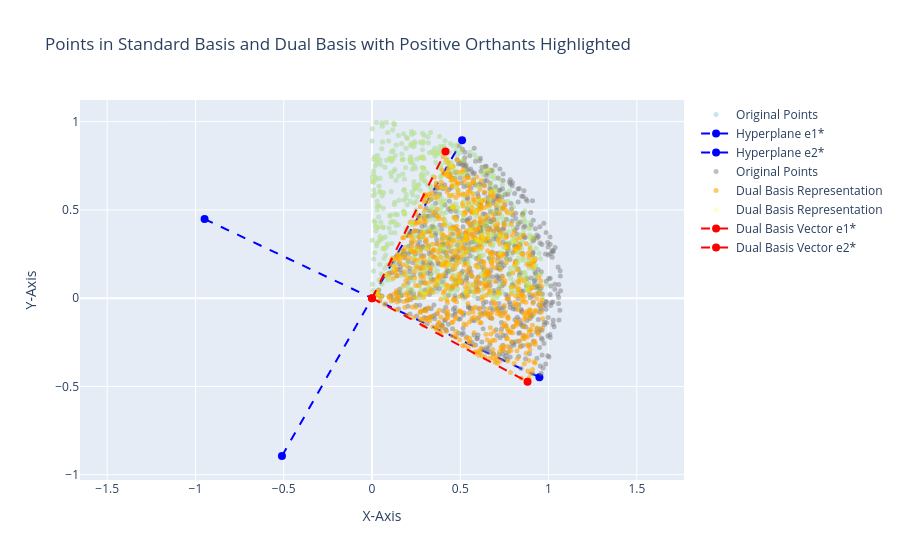

Notebook code for this chart:
### Code cell
# Define figure
fig = go.Figure()
fig.update_layout(
    title="Points in Standard Basis and Dual Basis with Positive Orthants Highlighted",
    xaxis=dict(scaleanchor="y", title="X-Axis"),
    yaxis=dict(title="Y-Axis"),
    showlegend=True,
)


# Plot Original Points
positive_original_points = original_points[:, (original_points[0] > 0) & (original_points[1] > 0)]
fig.add_trace(
    go.Scatter(
        x=positive_original_points[0],
        y=positive_original_points[1],
        mode="markers",
        marker=dict(size=5, color="skyblue", opacity=0.5),
        name="Original Points",
    )
)
# Plot hyperplanes
for i, label in enumerate(["e1*", "e2*"]):
    # Extract the dual basis vector
    hyperplane = transformation_matrix[:, i]

    # Compute the starting and ending points
    start_point = -hyperplane  # Starting at x_0
    end_point = hyperplane  # Offset by the dual basis vector

    # Plot the vector
    fig.add_trace(
        go.Scatter(
            x=[start_point[0], end_point[0]],
            y=[start_point[1], end_point[1]],
            mode="lines+markers",
            marker=dict(size=8, color="blue"),
            line=dict(width=2, dash="dash", color="blue"),
            name=f"Hyperplane {label}",
        )
    )
# Plot transformed Points
positive_transformed_points = transformed_points[
    :, (original_points[0] > 0) & (original_points[1] > 0)
]
fig.add_trace(
    go.Scatter(
        x=positive_transformed_points[0],
        y=positive_transformed_points[1],
        mode="markers",
        marker=dict(size=5, color="grey", opacity=0.5),
        name="Original Points",
    )
)

dual_representation = np.dot(dual_basis_vectors, original_points) + x_0
positive_dual_representation = dual_representation[
    :, (original_points[0] > 0) & (original_points[1] > 0)
]
fig.add_trace(
    go.Scatter(
        x=positive_dual_representation[0, :],
        y=positive_dual_representation[1, :],
        mode="markers",
        marker=dict(size=5, color="orange", opacity=0.6),
        name="Dual Basis Representation",
    )
)


dual_representation = np.dot(dual_basis_vectors, transformed_points) + x_0
positive_dual_representation = dual_representation[
    :, (original_points[0] > 0) & (original_points[1] > 0)
]
fig.add_trace(
    go.Scatter(
        x=positive_dual_representation[0, :],
        y=positive_dual_representation[1, :],
        mode="markers",
        marker=dict(size=5, color="yellow", opacity=0.2),
        name="Dual Basis Representation",
    )
)


# Plot Dual Basis Vectors offset by x_0
for i, label in enumerate(["e1*", "e2*"]):
    # Extract the dual basis vector
    dual_vector = dual_basis_vectors[:, i]

    # Compute the starting and ending points
    start_point = x_0.flatten()  # Starting at x_0
    end_point = start_point + dual_vector  # Offset by the dual basis vector

    # Plot the vector
    fig.add_trace(
        go.Scatter(
            x=[start_point[0], end_point[0]],
            y=[start_point[1], end_point[1]],
            mode="lines+markers",
            marker=dict(size=8, color="red"),
            line=dict(width=2, dash="dash", color="red"),
            name=f"Dual Basis Vector {label}",
        )
    )

fig.show()

### Figure 1 — Plotly figure (JSON) as saved in the notebook; plotly's stock layout.template omitted (floating-point values rounded to 4 significant figures; data arrays with more than 128 entries replaced by an {"elided": "..."} marker saying what was removed)
{"data": [{"marker": {"color": "skyblue", "opacity": 0.5, "size": 5}, "mode": "markers", "name": "Original Points", "type": "scatter", "x": {"elided": "734 float values"}, "y": {"elided": "734 float values"}}, {"line": {"color": "blue", "dash": "dash", "width": 2}, "marker": {"color": "blue", "size": 8}, "mode": "lines+markers", "name": "Hyperplane e1*", "type": "scatter", "x": [-0.5102, 0.5102], "y": [-0.894, 0.894]}, {"line": {"color": "blue", "dash": "dash", "width": 2}, "marker": {"color": "blue", "size": 8}, "mode": "lines+markers", "name": "Hyperplane e2*", "type": "scatter", "x": [-0.9483, 0.9483], "y": [0.4481, -0.4481]}, {"marker": {"color": "grey", "opacity": 0.5, "size": 5}, "mode": "markers", "name": "Original Points", "type": "scatter", "x": {"elided": "734 float values"}, "y": {"elided": "734 float values"}}, {"marker": {"color": "orange", "opacity": 0.6, "size": 5}, "mode": "markers", "name": "Dual Basis Representation", "type": "scatter", "x": {"elided": "734 float values"}, "y": {"elided": "734 float values"}}, {"marker": {"color": "yellow", "opacity": 0.2, "size": 5}, "mode": "markers", "name": "Dual Basis Representation", "type": "scatter", "x": {"elided": "734 float values"}, "y": {"elided": "734 float values"}}, {"line": {"color": "red", "dash": "dash", "width": 2}, "marker": {"color": "red", "size": 8}, "mode": "lines+markers", "name": "Dual Basis Vector e1*", "type": "scatter", "x": [0, 0.4163], "y": [0, 0.8306]}, {"line": {"color": "red", "dash": "dash", "width": 2}, "marker": {"color": "red", "size": 8}, "mode": "lines+markers", "name": "Dual Basis Vector e2*", "type": "scatter", "x": [0, 0.881], "y": [0, -0.474]}], "layout": {"showlegend": true, "title": {"text": "Points in Standard Basis and Dual Basis with Positive Orthants Highlighted"}, "xaxis": {"scaleanchor": "y", "title": {"text": "X-Axis"}}, "yaxis": {"title": {"text": "Y-Axis"}}}}
